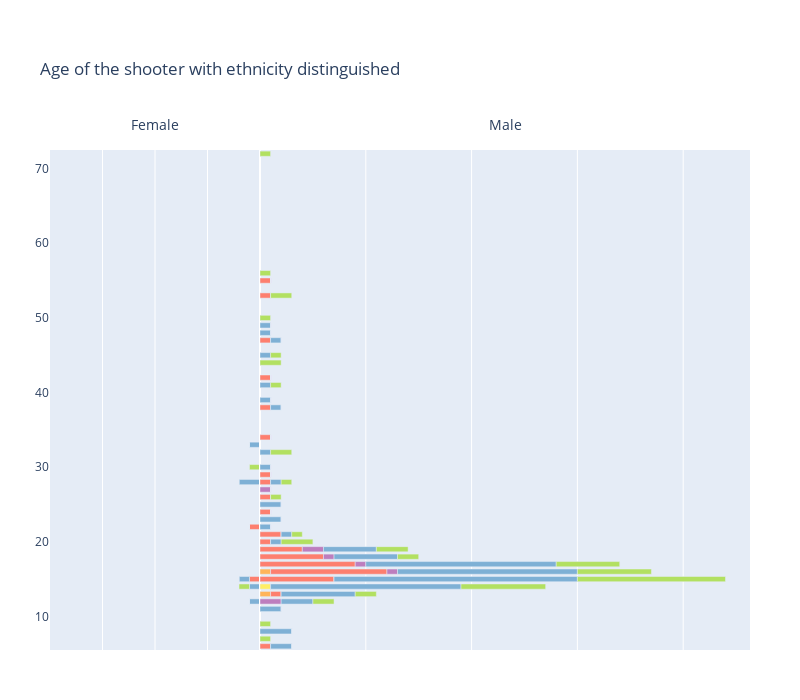

Here is the notebook cell this chart was saved with:
### Code cell
fig = make_subplots(rows=1, cols=2, column_widths=[0.3,0.7], specs=[[{"type":"bar"}, {"type": "bar"}]], shared_xaxes=False,
                    shared_yaxes=True, horizontal_spacing=0)

base = np.zeros(shape=women_ethnicity.shape[0])  
base = pd.Series(base)
for col in women_ethnicity.columns[1:]:
    fig.append_trace(go.Bar(name="Ethincity "+col,
                        x=women_ethnicity[col],
                        y=women_ethnicity['age_shooter1'], 
                        hovertemplate='Ethinicity: ' + col + '<br>Count: ' +women_ethnicity[col].map('{:,.0f}'.format) + '<br>Age: ' + women_ethnicity['age_shooter1'].map('{:,.0f}'.format),
                        offsetgroup=0,
                        orientation='h', 
                        width=0.7, 
                        marker_color=marker_color[col],
                        showlegend=False, 
                        base=base), 
                        1, 1) # 1,1 represents row 1 column 1 in the plot grid
    base = base.add(women_ethnicity[col])


base = np.zeros(shape=men_ethnicity.shape[0])  
base = pd.Series(base)
for col in men_ethnicity.columns[1:]:
    fig.append_trace(go.Bar(name="Ethincity "+col,
                        x=men_ethnicity[col],
                        y=men_ethnicity['age_shooter1'], 
                        hovertemplate='Ethinicity: ' + col + '<br>Count: ' +men_ethnicity[col].map('{:,.0f}'.format) + '<br>Age: ' + men_ethnicity['age_shooter1'].map('{:,.0f}'.format),
                        offsetgroup=1,
                        orientation='h', 
                        width=0.7, 
                        marker_color=marker_color[col],
                        showlegend=False, 
                        base=base), 
                        1, 2) # 1,1 represents row 1 column 1 in the plot grid
    base = base.add(men_ethnicity[col])

fig.update_xaxes(showticklabels=False,title_text="Female", row=1, col=1, range=[20,0], fixedrange=True)
fig.update_xaxes(showticklabels=False,title_text="Male", row=1, col=2, fixedrange=True)

fig.update_layout(title_text="Age of the shooter with ethnicity distinguished", 
                  width=800, 
                  height=700,
                  xaxis1={'side': 'top'},
                  xaxis2={'side': 'top'},
                  margin=dict(b=50, l=50, r=50, t=150),
                  barmode='relative')

plotly.offline.plot(fig, filename=html_path+"shooter_age_gender_distribution.html")

### Figure 1 — Plotly figure (JSON) as saved in the notebook; plotly's stock layout.template omitted (floating-point values rounded to 4 significant figures)
{"data": [{"base": [0, 0, 0, 0, 0, 0, 0], "hovertemplate": ["Ethinicity: Black<br>Count: 0<br>Age: 12", "Ethinicity: Black<br>Count: 0<br>Age: 14", "Ethinicity: Black<br>Count: 1<br>Age: 15", "Ethinicity: Black<br>Count: 1<br>Age: 22", "Ethinicity: Black<br>Count: 0<br>Age: 28", "Ethinicity: Black<br>Count: 0<br>Age: 30", "Ethinicity: Black<br>Count: 0<br>Age: 33"], "marker": {"color": "#fd7f6f"}, "name": "Ethincity Black", "offsetgroup": "0", "orientation": "h", "showlegend": false, "type": "bar", "width": 0.7, "x": [0, 0, 1, 1, 0, 0, 0], "xaxis": "x", "y": [12, 14, 15, 22, 28, 30, 33], "yaxis": "y"}, {"base": [0, 0, 1, 1, 0, 0, 0], "hovertemplate": ["Ethinicity: Not known<br>Count: 1<br>Age: 12", "Ethinicity: Not known<br>Count: 1<br>Age: 14", "Ethinicity: Not known<br>Count: 1<br>Age: 15", "Ethinicity: Not known<br>Count: 0<br>Age: 22", "Ethinicity: Not known<br>Count: 2<br>Age: 28", "Ethinicity: Not known<br>Count: 0<br>Age: 30", "Ethinicity: Not known<br>Count: 1<br>Age: 33"], "marker": {"color": "#7eb0d5"}, "name": "Ethincity Not known", "offsetgroup": "0", "orientation": "h", "showlegend": false, "type": "bar", "width": 0.7, "x": [1, 1, 1, 0, 2, 0, 1], "xaxis": "x", "y": [12, 14, 15, 22, 28, 30, 33], "yaxis": "y"}, {"base": [1, 1, 2, 1, 2, 0, 1], "hovertemplate": ["Ethinicity: White<br>Count: 0<br>Age: 12", "Ethinicity: White<br>Count: 1<br>Age: 14", "Ethinicity: White<br>Count: 0<br>Age: 15", "Ethinicity: White<br>Count: 0<br>Age: 22", "Ethinicity: White<br>Count: 0<br>Age: 28", "Ethinicity: White<br>Count: 1<br>Age: 30", "Ethinicity: White<br>Count: 0<br>Age: 33"], "marker": {"color": "#b2e061"}, "name": "Ethincity White", "offsetgroup": "0", "orientation": "h", "showlegend": false, "type": "bar", "width": 0.7, "x": [0, 1, 0, 0, 0, 1, 0], "xaxis": "x", "y": [12, 14, 15, 22, 28, 30, 33], "yaxis": "y"}, {"base": [0, 0, 0, 0, 0, 0, 0, 0, 0, 0, 0, 0, 0, 0, 0, 0, 0, 0, 0, 0, 0, 0, 0, 0, 0, 0, 0, 0, 0, 0, 0, 0, 0, 0, 0, 0, 0, 0, 0, 0], "hovertemplate": ["Ethinicity: American Indian<br>Count: 0<br>Age: 6", "Ethinicity: American Indian<br>Count: 0<br>Age: 7", "Ethinicity: American Indian<br>Count: 0<br>Age: 8", "Ethinicity: American Indian<br>Count: 0<br>Age: 9", "Ethinicity: American Indian<br>Count: 0<br>Age: 11", "Ethinicity: American Indian<br>Count: 0<br>Age: 12", "Ethinicity: American Indian<br>Count: 1<br>Age: 13", "Ethinicity: American Indian<br>Count: 0<br>Age: 14", "Ethinicity: American Indian<br>Count: 0<br>Age: 15", "Ethinicity: American Indian<br>Count: 1<br>Age: 16", "Ethinicity: American Indian<br>Count: 0<br>Age: 17", "Ethinicity: American Indian<br>Count: 0<br>Age: 18", "Ethinicity: American Indian<br>Count: 0<br>Age: 19", "Ethinicity: American Indian<br>Count: 0<br>Age: 20", "Ethinicity: American Indian<br>Count: 0<br>Age: 21", "Ethinicity: American Indian<br>Count: 0<br>Age: 22", "Ethinicity: American Indian<br>Count: 0<br>Age: 23", "Ethinicity: American Indian<br>Count: 0<br>Age: 24", "Ethinicity: American Indian<br>Count: 0<br>Age: 25", "Ethinicity: American Indian<br>Count: 0<br>Age: 26", "Ethinicity: American Indian<br>Count: 0<br>Age: 27", "Ethinicity: American Indian<br>Count: 0<br>Age: 28", "Ethinicity: American Indian<br>Count: 0<br>Age: 29", "Ethinicity: American Indian<br>Count: 0<br>Age: 30", "Ethinicity: American Indian<br>Count: 0<br>Age: 32", "Ethinicity: American Indian<br>Count: 0<br>Age: 34", "Ethinicity: American Indian<br>Count: 0<br>Age: 38", "Ethinicity: American Indian<br>Count: 0<br>Age: 39", "Ethinicity: American Indian<br>Count: 0<br>Age: 41", "Ethinicity: American Indian<br>Count: 0<br>Age: 42", "Ethinicity: American Indian<br>Count: 0<br>Age: 44", "Ethinicity: American Indian<br>Count: 0<br>Age: 45", "Ethinicity: American Indian<br>Count: 0<br>Age: 47", "Ethinicity: American Indian<br>Count: 0<br>Age: 48", "Ethinicity: American Indian<br>Count: 0<br>Age: 49", "Ethinicity: American Indian<br>Count: 0<br>Age: 50", "Ethinicity: American Indian<br>Count: 0<br>Age: 53", "Ethinicity: American Indian<br>Count: 0<br>Age: 55", "Ethinicity: American Indian<br>Count: 0<br>Age: 56", "Ethinicity: American Indian<br>Count: 0<br>Age: 72"], "marker": {"color": "#ffb55a"}, "name": "Ethincity American Indian", "offsetgroup": "1", "orientation": "h", "showlegend": false, "type": "bar", "width": 0.7, "x": [0, 0, 0, 0, 0, 0, 1, 0, 0, 1, 0, 0, 0, 0, 0, 0, 0, 0, 0, 0, 0, 0, 0, 0, 0, 0, 0, 0, 0, 0, 0, 0, 0, 0, 0, 0, 0, 0, 0, 0], "xaxis": "x2", "y": [6, 7, 8, 9, 11, 12, 13, 14, 15, 16, 17, 18, 19, 20, 21, 22, 23, 24, 25, 26, 27, 28, 29, 30, 32, 34, 38, 39, 41, 42, 44, 45, 47, 48, 49, 50, 53, 55, 56, 72], "yaxis": "y2"}, {"base": [0, 0, 0, 0, 0, 0, 1, 0, 0, 1, 0, 0, 0, 0, 0, 0, 0, 0, 0, 0, 0, 0, 0, 0, 0, 0, 0, 0, 0, 0, 0, 0, 0, 0, 0, 0, 0, 0, 0, 0], "hovertemplate": ["Ethinicity: Asian<br>Count: 0<br>Age: 6", "Ethinicity: Asian<br>Count: 0<br>Age: 7", "Ethinicity: Asian<br>Count: 0<br>Age: 8", "Ethinicity: Asian<br>Count: 0<br>Age: 9", "Ethinicity: Asian<br>Count: 0<br>Age: 11", "Ethinicity: Asian<br>Count: 0<br>Age: 12", "Ethinicity: Asian<br>Count: 0<br>Age: 13", "Ethinicity: Asian<br>Count: 1<br>Age: 14", "Ethinicity: Asian<br>Count: 0<br>Age: 15", "Ethinicity: Asian<br>Count: 0<br>Age: 16", "Ethinicity: Asian<br>Count: 0<br>Age: 17", "Ethinicity: Asian<br>Count: 0<br>Age: 18", "Ethinicity: Asian<br>Count: 0<br>Age: 19", "Ethinicity: Asian<br>Count: 0<br>Age: 20", "Ethinicity: Asian<br>Count: 0<br>Age: 21", "Ethinicity: Asian<br>Count: 0<br>Age: 22", "Ethinicity: Asian<br>Count: 0<br>Age: 23", "Ethinicity: Asian<br>Count: 0<br>Age: 24", "Ethinicity: Asian<br>Count: 0<br>Age: 25", "Ethinicity: Asian<br>Count: 0<br>Age: 26", "Ethinicity: Asian<br>Count: 0<br>Age: 27", "Ethinicity: Asian<br>Count: 0<br>Age: 28", "Ethinicity: Asian<br>Count: 0<br>Age: 29", "Ethinicity: Asian<br>Count: 0<br>Age: 30", "Ethinicity: Asian<br>Count: 0<br>Age: 32", "Ethinicity: Asian<br>Count: 0<br>Age: 34", "Ethinicity: Asian<br>Count: 0<br>Age: 38", "Ethinicity: Asian<br>Count: 0<br>Age: 39", "Ethinicity: Asian<br>Count: 0<br>Age: 41", "Ethinicity: Asian<br>Count: 0<br>Age: 42", "Ethinicity: Asian<br>Count: 0<br>Age: 44", "Ethinicity: Asian<br>Count: 0<br>Age: 45", "Ethinicity: Asian<br>Count: 0<br>Age: 47", "Ethinicity: Asian<br>Count: 0<br>Age: 48", "Ethinicity: Asian<br>Count: 0<br>Age: 49", "Ethinicity: Asian<br>Count: 0<br>Age: 50", "Ethinicity: Asian<br>Count: 0<br>Age: 53", "Ethinicity: Asian<br>Count: 0<br>Age: 55", "Ethinicity: Asian<br>Count: 0<br>Age: 56", "Ethinicity: Asian<br>Count: 0<br>Age: 72"], "marker": {"color": "#ffee65"}, "name": "Ethincity Asian", "offsetgroup": "1", "orientation": "h", "showlegend": false, "type": "bar", "width": 0.7, "x": [0, 0, 0, 0, 0, 0, 0, 1, 0, 0, 0, 0, 0, 0, 0, 0, 0, 0, 0, 0, 0, 0, 0, 0, 0, 0, 0, 0, 0, 0, 0, 0, 0, 0, 0, 0, 0, 0, 0, 0], "xaxis": "x2", "y": [6, 7, 8, 9, 11, 12, 13, 14, 15, 16, 17, 18, 19, 20, 21, 22, 23, 24, 25, 26, 27, 28, 29, 30, 32, 34, 38, 39, 41, 42, 44, 45, 47, 48, 49, 50, 53, 55, 56, 72], "yaxis": "y2"}, {"base": [0, 0, 0, 0, 0, 0, 1, 1, 0, 1, 0, 0, 0, 0, 0, 0, 0, 0, 0, 0, 0, 0, 0, 0, 0, 0, 0, 0, 0, 0, 0, 0, 0, 0, 0, 0, 0, 0, 0, 0], "hovertemplate": ["Ethinicity: Black<br>Count: 1<br>Age: 6", "Ethinicity: Black<br>Count: 0<br>Age: 7", "Ethinicity: Black<br>Count: 0<br>Age: 8", "Ethinicity: Black<br>Count: 0<br>Age: 9", "Ethinicity: Black<br>Count: 0<br>Age: 11", "Ethinicity: Black<br>Count: 0<br>Age: 12", "Ethinicity: Black<br>Count: 1<br>Age: 13", "Ethinicity: Black<br>Count: 0<br>Age: 14", "Ethinicity: Black<br>Count: 7<br>Age: 15", "Ethinicity: Black<br>Count: 11<br>Age: 16", "Ethinicity: Black<br>Count: 9<br>Age: 17", "Ethinicity: Black<br>Count: 6<br>Age: 18", "Ethinicity: Black<br>Count: 4<br>Age: 19", "Ethinicity: Black<br>Count: 1<br>Age: 20", "Ethinicity: Black<br>Count: 2<br>Age: 21", "Ethinicity: Black<br>Count: 0<br>Age: 22", "Ethinicity: Black<br>Count: 0<br>Age: 23", "Ethinicity: Black<br>Count: 1<br>Age: 24", "Ethinicity: Black<br>Count: 0<br>Age: 25", "Ethinicity: Black<br>Count: 1<br>Age: 26", "Ethinicity: Black<br>Count: 0<br>Age: 27", "Ethinicity: Black<br>Count: 1<br>Age: 28", "Ethinicity: Black<br>Count: 1<br>Age: 29", "Ethinicity: Black<br>Count: 0<br>Age: 30", "Ethinicity: Black<br>Count: 0<br>Age: 32", "Ethinicity: Black<br>Count: 1<br>Age: 34", "Ethinicity: Black<br>Count: 1<br>Age: 38", "Ethinicity: Black<br>Count: 0<br>Age: 39", "Ethinicity: Black<br>Count: 0<br>Age: 41", "Ethinicity: Black<br>Count: 1<br>Age: 42", "Ethinicity: Black<br>Count: 0<br>Age: 44", "Ethinicity: Black<br>Count: 0<br>Age: 45", "Ethinicity: Black<br>Count: 1<br>Age: 47", "Ethinicity: Black<br>Count: 0<br>Age: 48", "Ethinicity: Black<br>Count: 0<br>Age: 49", "Ethinicity: Black<br>Count: 0<br>Age: 50", "Ethinicity: Black<br>Count: 1<br>Age: 53", "Ethinicity: Black<br>Count: 1<br>Age: 55", "Ethinicity: Black<br>Count: 0<br>Age: 56", "Ethinicity: Black<br>Count: 0<br>Age: 72"], "marker": {"color": "#fd7f6f"}, "name": "Ethincity Black", "offsetgroup": "1", "orientation": "h", "showlegend": false, "type": "bar", "width": 0.7, "x": [1, 0, 0, 0, 0, 0, 1, 0, 7, 11, 9, 6, 4, 1, 2, 0, 0, 1, 0, 1, 0, 1, 1, 0, 0, 1, 1, 0, 0, 1, 0, 0, 1, 0, 0, 0, 1, 1, 0, 0], "xaxis": "x2", "y": [6, 7, 8, 9, 11, 12, 13, 14, 15, 16, 17, 18, 19, 20, 21, 22, 23, 24, 25, 26, 27, 28, 29, 30, 32, 34, 38, 39, 41, 42, 44, 45, 47, 48, 49, 50, 53, 55, 56, 72], "yaxis": "y2"}, {"base": [1, 0, 0, 0, 0, 0, 2, 1, 7, 12, 9, 6, 4, 1, 2, 0, 0, 1, 0, 1, 0, 1, 1, 0, 0, 1, 1, 0, 0, 1, 0, 0, 1, 0, 0, 0, 1, 1, 0, 0], "hovertemplate": ["Ethinicity: Hispanic<br>Count: 0<br>Age: 6", "Ethinicity: Hispanic<br>Count: 0<br>Age: 7", "Ethinicity: Hispanic<br>Count: 0<br>Age: 8", "Ethinicity: Hispanic<br>Count: 0<br>Age: 9", "Ethinicity: Hispanic<br>Count: 0<br>Age: 11", "Ethinicity: Hispanic<br>Count: 2<br>Age: 12", "Ethinicity: Hispanic<br>Count: 0<br>Age: 13", "Ethinicity: Hispanic<br>Count: 0<br>Age: 14", "Ethinicity: Hispanic<br>Count: 0<br>Age: 15", "Ethinicity: Hispanic<br>Count: 1<br>Age: 16", "Ethinicity: Hispanic<br>Count: 1<br>Age: 17", "Ethinicity: Hispanic<br>Count: 1<br>Age: 18", "Ethinicity: Hispanic<br>Count: 2<br>Age: 19", "Ethinicity: Hispanic<br>Count: 0<br>Age: 20", "Ethinicity: Hispanic<br>Count: 0<br>Age: 21", "Ethinicity: Hispanic<br>Count: 0<br>Age: 22", "Ethinicity: Hispanic<br>Count: 0<br>Age: 23", "Ethinicity: Hispanic<br>Count: 0<br>Age: 24", "Ethinicity: Hispanic<br>Count: 0<br>Age: 25", "Ethinicity: Hispanic<br>Count: 0<br>Age: 26", "Ethinicity: Hispanic<br>Count: 1<br>Age: 27", "Ethinicity: Hispanic<br>Count: 0<br>Age: 28", "Ethinicity: Hispanic<br>Count: 0<br>Age: 29", "Ethinicity: Hispanic<br>Count: 0<br>Age: 30", "Ethinicity: Hispanic<br>Count: 0<br>Age: 32", "Ethinicity: Hispanic<br>Count: 0<br>Age: 34", "Ethinicity: Hispanic<br>Count: 0<br>Age: 38", "Ethinicity: Hispanic<br>Count: 0<br>Age: 39", "Ethinicity: Hispanic<br>Count: 0<br>Age: 41", "Ethinicity: Hispanic<br>Count: 0<br>Age: 42", "Ethinicity: Hispanic<br>Count: 0<br>Age: 44", "Ethinicity: Hispanic<br>Count: 0<br>Age: 45", "Ethinicity: Hispanic<br>Count: 0<br>Age: 47", "Ethinicity: Hispanic<br>Count: 0<br>Age: 48", "Ethinicity: Hispanic<br>Count: 0<br>Age: 49", "Ethinicity: Hispanic<br>Count: 0<br>Age: 50", "Ethinicity: Hispanic<br>Count: 0<br>Age: 53", "Ethinicity: Hispanic<br>Count: 0<br>Age: 55", "Ethinicity: Hispanic<br>Count: 0<br>Age: 56", "Ethinicity: Hispanic<br>Count: 0<br>Age: 72"], "marker": {"color": "#bd7ebe"}, "name": "Ethincity Hispanic", "offsetgroup": "1", "orientation": "h", "showlegend": false, "type": "bar", "width": 0.7, "x": [0, 0, 0, 0, 0, 2, 0, 0, 0, 1, 1, 1, 2, 0, 0, 0, 0, 0, 0, 0, 1, 0, 0, 0, 0, 0, 0, 0, 0, 0, 0, 0, 0, 0, 0, 0, 0, 0, 0, 0], "xaxis": "x2", "y": [6, 7, 8, 9, 11, 12, 13, 14, 15, 16, 17, 18, 19, 20, 21, 22, 23, 24, 25, 26, 27, 28, 29, 30, 32, 34, 38, 39, 41, 42, 44, 45, 47, 48, 49, 50, 53, 55, 56, 72], "yaxis": "y2"}, {"base": [1, 0, 0, 0, 0, 2, 2, 1, 7, 13, 10, 7, 6, 1, 2, 0, 0, 1, 0, 1, 1, 1, 1, 0, 0, 1, 1, 0, 0, 1, 0, 0, 1, 0, 0, 0, 1, 1, 0, 0], "hovertemplate": ["Ethinicity: Not known<br>Count: 2<br>Age: 6", "Ethinicity: Not known<br>Count: 0<br>Age: 7", "Ethinicity: Not known<br>Count: 3<br>Age: 8", "Ethinicity: Not known<br>Count: 0<br>Age: 9", "Ethinicity: Not known<br>Count: 2<br>Age: 11", "Ethinicity: Not known<br>Count: 3<br>Age: 12", "Ethinicity: Not known<br>Count: 7<br>Age: 13", "Ethinicity: Not known<br>Count: 18<br>Age: 14", "Ethinicity: Not known<br>Count: 23<br>Age: 15", "Ethinicity: Not known<br>Count: 17<br>Age: 16", "Ethinicity: Not known<br>Count: 18<br>Age: 17", "Ethinicity: Not known<br>Count: 6<br>Age: 18", "Ethinicity: Not known<br>Count: 5<br>Age: 19", "Ethinicity: Not known<br>Count: 1<br>Age: 20", "Ethinicity: Not known<br>Count: 1<br>Age: 21", "Ethinicity: Not known<br>Count: 1<br>Age: 22", "Ethinicity: Not known<br>Count: 2<br>Age: 23", "Ethinicity: Not known<br>Count: 0<br>Age: 24", "Ethinicity: Not known<br>Count: 2<br>Age: 25", "Ethinicity: Not known<br>Count: 0<br>Age: 26", "Ethinicity: Not known<br>Count: 0<br>Age: 27", "Ethinicity: Not known<br>Count: 1<br>Age: 28", "Ethinicity: Not known<br>Count: 0<br>Age: 29", "Ethinicity: Not known<br>Count: 1<br>Age: 30", "Ethinicity: Not known<br>Count: 1<br>Age: 32", "Ethinicity: Not known<br>Count: 0<br>Age: 34", "Ethinicity: Not known<br>Count: 1<br>Age: 38", "Ethinicity: Not known<br>Count: 1<br>Age: 39", "Ethinicity: Not known<br>Count: 1<br>Age: 41", "Ethinicity: Not known<br>Count: 0<br>Age: 42", "Ethinicity: Not known<br>Count: 0<br>Age: 44", "Ethinicity: Not known<br>Count: 1<br>Age: 45", "Ethinicity: Not known<br>Count: 1<br>Age: 47", "Ethinicity: Not known<br>Count: 1<br>Age: 48", "Ethinicity: Not known<br>Count: 1<br>Age: 49", "Ethinicity: Not known<br>Count: 0<br>Age: 50", "Ethinicity: Not known<br>Count: 0<br>Age: 53", "Ethinicity: Not known<br>Count: 0<br>Age: 55", "Ethinicity: Not known<br>Count: 0<br>Age: 56", "Ethinicity: Not known<br>Count: 0<br>Age: 72"], "marker": {"color": "#7eb0d5"}, "name": "Ethincity Not known", "offsetgroup": "1", "orientation": "h", "showlegend": false, "type": "bar", "width": 0.7, "x": [2, 0, 3, 0, 2, 3, 7, 18, 23, 17, 18, 6, 5, 1, 1, 1, 2, 0, 2, 0, 0, 1, 0, 1, 1, 0, 1, 1, 1, 0, 0, 1, 1, 1, 1, 0, 0, 0, 0, 0], "xaxis": "x2", "y": [6, 7, 8, 9, 11, 12, 13, 14, 15, 16, 17, 18, 19, 20, 21, 22, 23, 24, 25, 26, 27, 28, 29, 30, 32, 34, 38, 39, 41, 42, 44, 45, 47, 48, 49, 50, 53, 55, 56, 72], "yaxis": "y2"}, {"base": [3, 0, 3, 0, 2, 5, 9, 19, 30, 30, 28, 13, 11, 2, 3, 1, 2, 1, 2, 1, 1, 2, 1, 1, 1, 1, 2, 1, 1, 1, 0, 1, 2, 1, 1, 0, 1, 1, 0, 0], "hovertemplate": ["Ethinicity: White<br>Count: 0<br>Age: 6", "Ethinicity: White<br>Count: 1<br>Age: 7", "Ethinicity: White<br>Count: 0<br>Age: 8", "Ethinicity: White<br>Count: 1<br>Age: 9", "Ethinicity: White<br>Count: 0<br>Age: 11", "Ethinicity: White<br>Count: 2<br>Age: 12", "Ethinicity: White<br>Count: 2<br>Age: 13", "Ethinicity: White<br>Count: 8<br>Age: 14", "Ethinicity: White<br>Count: 14<br>Age: 15", "Ethinicity: White<br>Count: 7<br>Age: 16", "Ethinicity: White<br>Count: 6<br>Age: 17", "Ethinicity: White<br>Count: 2<br>Age: 18", "Ethinicity: White<br>Count: 3<br>Age: 19", "Ethinicity: White<br>Count: 3<br>Age: 20", "Ethinicity: White<br>Count: 1<br>Age: 21", "Ethinicity: White<br>Count: 0<br>Age: 22", "Ethinicity: White<br>Count: 0<br>Age: 23", "Ethinicity: White<br>Count: 0<br>Age: 24", "Ethinicity: White<br>Count: 0<br>Age: 25", "Ethinicity: White<br>Count: 1<br>Age: 26", "Ethinicity: White<br>Count: 0<br>Age: 27", "Ethinicity: White<br>Count: 1<br>Age: 28", "Ethinicity: White<br>Count: 0<br>Age: 29", "Ethinicity: White<br>Count: 0<br>Age: 30", "Ethinicity: White<br>Count: 2<br>Age: 32", "Ethinicity: White<br>Count: 0<br>Age: 34", "Ethinicity: White<br>Count: 0<br>Age: 38", "Ethinicity: White<br>Count: 0<br>Age: 39", "Ethinicity: White<br>Count: 1<br>Age: 41", "Ethinicity: White<br>Count: 0<br>Age: 42", "Ethinicity: White<br>Count: 2<br>Age: 44", "Ethinicity: White<br>Count: 1<br>Age: 45", "Ethinicity: White<br>Count: 0<br>Age: 47", "Ethinicity: White<br>Count: 0<br>Age: 48", "Ethinicity: White<br>Count: 0<br>Age: 49", "Ethinicity: White<br>Count: 1<br>Age: 50", "Ethinicity: White<br>Count: 2<br>Age: 53", "Ethinicity: White<br>Count: 0<br>Age: 55", "Ethinicity: White<br>Count: 1<br>Age: 56", "Ethinicity: White<br>Count: 1<br>Age: 72"], "marker": {"color": "#b2e061"}, "name": "Ethincity White", "offsetgroup": "1", "orientation": "h", "showlegend": false, "type": "bar", "width": 0.7, "x": [0, 1, 0, 1, 0, 2, 2, 8, 14, 7, 6, 2, 3, 3, 1, 0, 0, 0, 0, 1, 0, 1, 0, 0, 2, 0, 0, 0, 1, 0, 2, 1, 0, 0, 0, 1, 2, 0, 1, 1], "xaxis": "x2", "y": [6, 7, 8, 9, 11, 12, 13, 14, 15, 16, 17, 18, 19, 20, 21, 22, 23, 24, 25, 26, 27, 28, 29, 30, 32, 34, 38, 39, 41, 42, 44, 45, 47, 48, 49, 50, 53, 55, 56, 72], "yaxis": "y2"}], "layout": {"barmode": "relative", "height": 700, "margin": {"b": 50, "l": 50, "r": 50, "t": 150}, "title": {"text": "Age of the shooter with ethnicity distinguished"}, "width": 800, "xaxis": {"anchor": "y", "domain": [0, 0.3], "fixedrange": true, "range": [20, 0], "showticklabels": false, "side": "top", "title": {"text": "Female"}}, "xaxis2": {"anchor": "y2", "domain": [0.3, 1], "fixedrange": true, "showticklabels": false, "side": "top", "title": {"text": "Male"}}, "yaxis": {"anchor": "x", "domain": [0, 1]}, "yaxis2": {"anchor": "x2", "domain": [0, 1], "matches": "y", "showticklabels": false}}}
